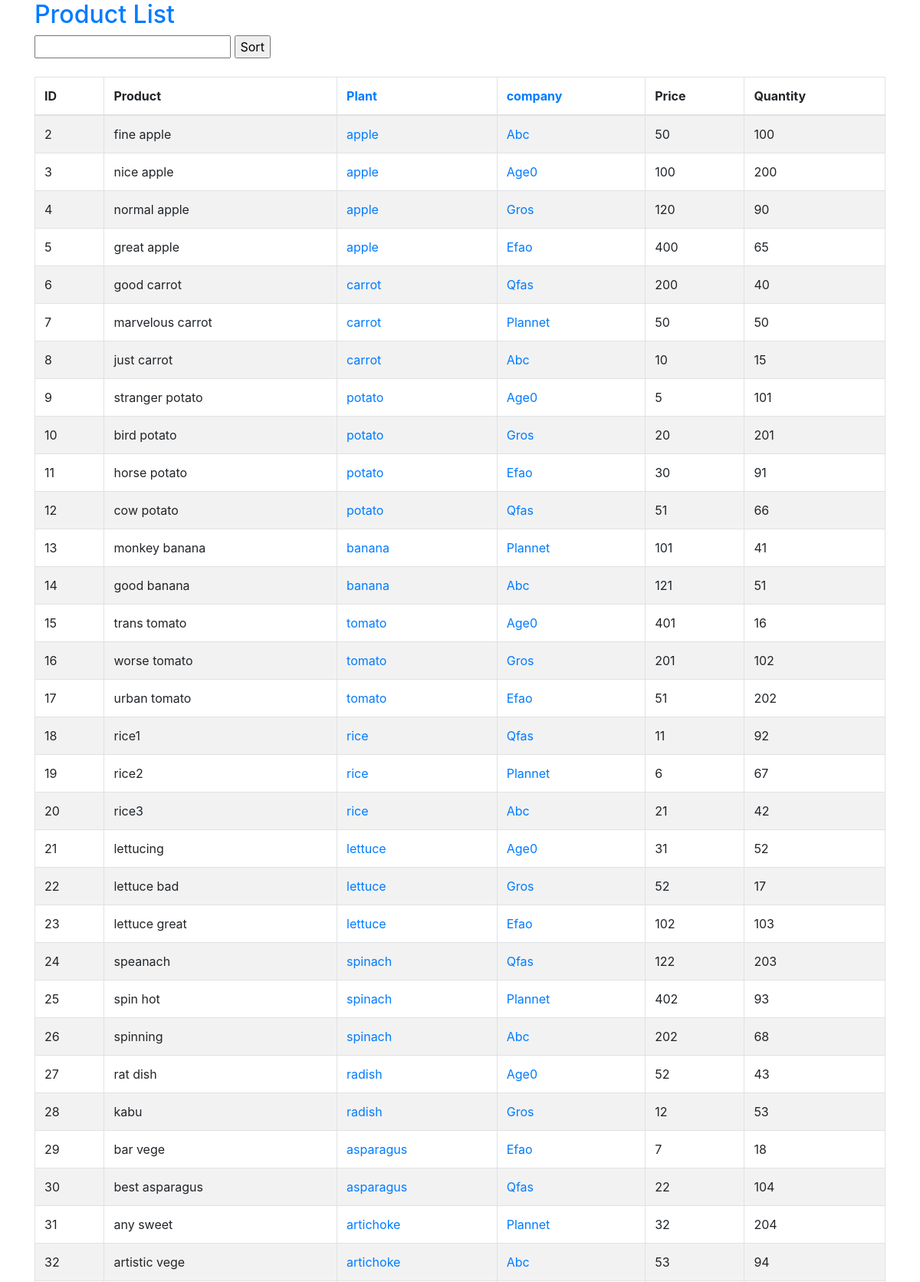
/hsapp/product_list/ (signed in, upper part), run on the app's committed database.
### hsapp/models.py (models this page shows, shortened)
class Product(models.Model):
    plant = models.ForeignKey(Plant, on_delete=models.CASCADE, default=1)
    company = models.ForeignKey(Company, on_delete=models.CASCADE, default=1)
    name = models.CharField(max_length=128)
    quantity = models.IntegerField(default=0)
    price = models.IntegerField(default=0)

class Plant(models.Model):
    name = models.CharField(max_length=128)
    species = models.CharField(max_length=128, blank=True)
    season_in = models.IntegerField()   # in month
    season_end = models.IntegerField()  # end month

class Company(models.Model):
    name = models.CharField(max_length=128)
    location = models.CharField(max_length=128)

### hsapp/views.py (the view)
# urls.py: path('product_list/', views.ProductList.as_view(), name='product_list'),
class ProductList(LoginRequiredMixin, ListView):
    model = Product
    template_name = 'hsapp/product_list.html'

### hsapp/templates/hsapp/product_list.html (shortened to what this page needs)
{% extends 'hsapp/base.html' %}
{% load static %}
{% block content %}
    <h2><a href="{% url 'hsapp:product_list' %}">Product List</a></h2>
    <form method="get" action="{% url 'hsapp:product_list' %}">
        <input type="text" value="" name="order_by">
        <input type="submit" value="Sort">
    </form>
    <br>
    <table class="table table-striped table-bordered">
        <thead>
            <tr>
                <th>ID</th>
                <th>Product</th>
                <th><a href="{% url 'hsapp:plant_list' %}">Plant</a></th>
                <th><a href="{% url 'hsapp:company_list' %}">company</a></th>
                <th>Price</th>
                <th>Quantity</th>
            </tr>
        </thead>
        <tbody>
            {% for product in product_list%}
            <tr>
                <td>{{ product.id }}</td>
                <td>{{ product.name }}</td>
                <td><a href="{% url 'hsapp:plant_detail' pk=product.plant.id %}">{{ product.plant.name }}</a></td>
                <td><a href="{% url 'hsapp:company_detail' pk=product.company.id %}">{{ product.company.name }}</a></td>
                <td>{{ product.price }}</td>
                <td>{{ product.quantity }}</td>
            </tr>
            {% endfor %}
        </tbody>
    </table>
{% endblock content %}

### data on the page
Product: id "2", name "fine apple", plant.name "apple", company.name "Abc", price "50", quantity "100"
Product: id "3", name "nice apple", plant.name "apple", company.name "Age0", price "100", quantity "200"
Product: id "4", name "normal apple", plant.name "apple", company.name "Gros", price "120", quantity "90"
Product: id "5", name "great apple", plant.name "apple", company.name "Efao", price "400", quantity "65"
Product: id "6", name "good carrot", plant.name "carrot", company.name "Qfas", price "200", quantity "40"
Product: id "7", name "marvelous carrot", plant.name "carrot", company.name "Plannet", price "50", quantity "50"
Product: id "8", name "just carrot", plant.name "carrot", company.name "Abc", price "10", quantity "15"
Product: id "9", name "stranger potato", plant.name "potato", company.name "Age0", price "5", quantity "101"
Product: id "10", name "bird potato", plant.name "potato", company.name "Gros", price "20", quantity "201"
Product: id "11", name "horse potato", plant.name "potato", company.name "Efao", price "30", quantity "91"
Product: id "12", name "cow potato", plant.name "potato", company.name "Qfas", price "51", quantity "66"
Product: id "13", name "monkey banana", plant.name "banana", company.name "Plannet", price "101", quantity "41"
Product: id "14", name "good banana", plant.name "banana", company.name "Abc", price "121", quantity "51"
Product: id "15", name "trans tomato", plant.name "tomato", company.name "Age0", price "401", quantity "16"
Product: id "16", name "worse tomato", plant.name "tomato", company.name "Gros", price "201", quantity "102"
Product: id "17", name "urban tomato", plant.name "tomato", company.name "Efao", price "51", quantity "202"
Product: id "18", name "rice1", plant.name "rice", company.name "Qfas", price "11", quantity "92"
Product: id "19", name "rice2", plant.name "rice", company.name "Plannet", price "6", quantity "67"
Product: id "20", name "rice3", plant.name "rice", company.name "Abc", price "21", quantity "42"
Product: id "21", name "lettucing", plant.name "lettuce", company.name "Age0", price "31", quantity "52"
Product: id "22", name "lettuce bad", plant.name "lettuce", company.name "Gros", price "52", quantity "17"
Product: id "23", name "lettuce great", plant.name "lettuce", company.name "Efao", price "102", quantity "103"
Product: id "24", name "speanach", plant.name "spinach", company.name "Qfas", price "122", quantity "203"
Product: id "25", name "spin hot", plant.name "spinach", company.name "Plannet", price "402", quantity "93"
Product: id "26", name "spinning", plant.name "spinach", company.name "Abc", price "202", quantity "68"
Product: id "27", name "rat dish", plant.name "radish", company.name "Age0", price "52", quantity "43"
Product: id "28", name "kabu", plant.name "radish", company.name "Gros", price "12", quantity "53"
Product: id "29", name "bar vege", plant.name "asparagus", company.name "Efao", price "7", quantity "18"
Product: id "30", name "best asparagus", plant.name "asparagus", company.name "Qfas", price "22", quantity "104"
Product: id "31", name "any sweet", plant.name "artichoke", company.name "Plannet", price "32", quantity "204"
Product: id "32", name "artistic vege", plant.name "artichoke", company.name "Abc", price "53", quantity "94"
